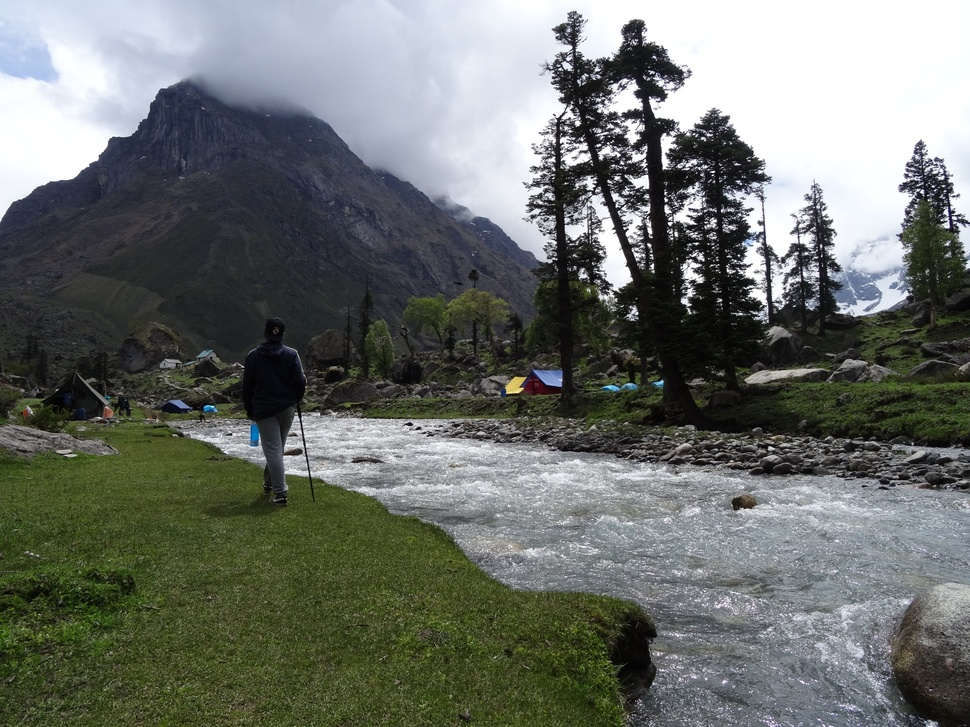
#> input picture vishal/image.JPG, 970 x 727 px, shrunk from 2048 x 1536 before the run, given in place of the camera
$ python video.py
#> lines starting #> are read from the running program, lines starting #| are printed output that depends on the picture; after the words box and inside, x2 and y2 are one past the last pixel; in counts of white or black regions, pixels touching at a corner belong together
import numpy as np
import cv2

cap = cv2.VideoCapture(0)

for i in range(20):
    cap.set(cv2.CAP_PROP_EXPOSURE,0)
    cap.set(cv2.CAP_PROP_CONTRAST,13)
    ret,frame = cap.read()
#> this loop made 20 passes
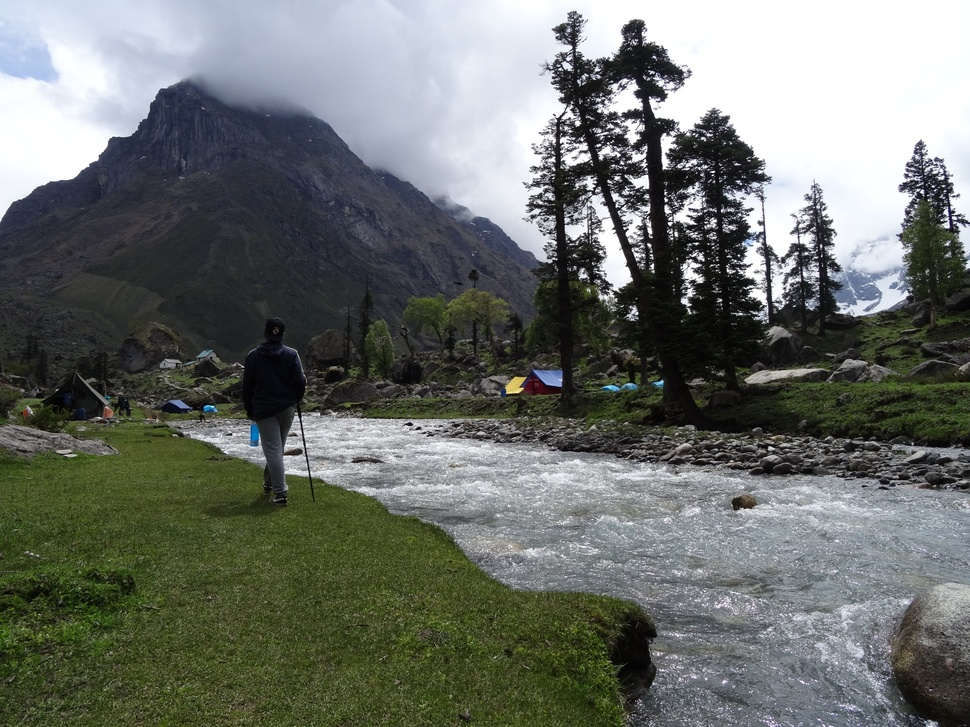
#> input picture vishal/image.JPG, 970 x 727 px, shrunk from 2048 x 1536 before the run, given in place of the camera


kernel = np.array((3,3),np.uint8)
frame_gray = cv2.cvtColor(frame,cv2.COLOR_BGR2GRAY)
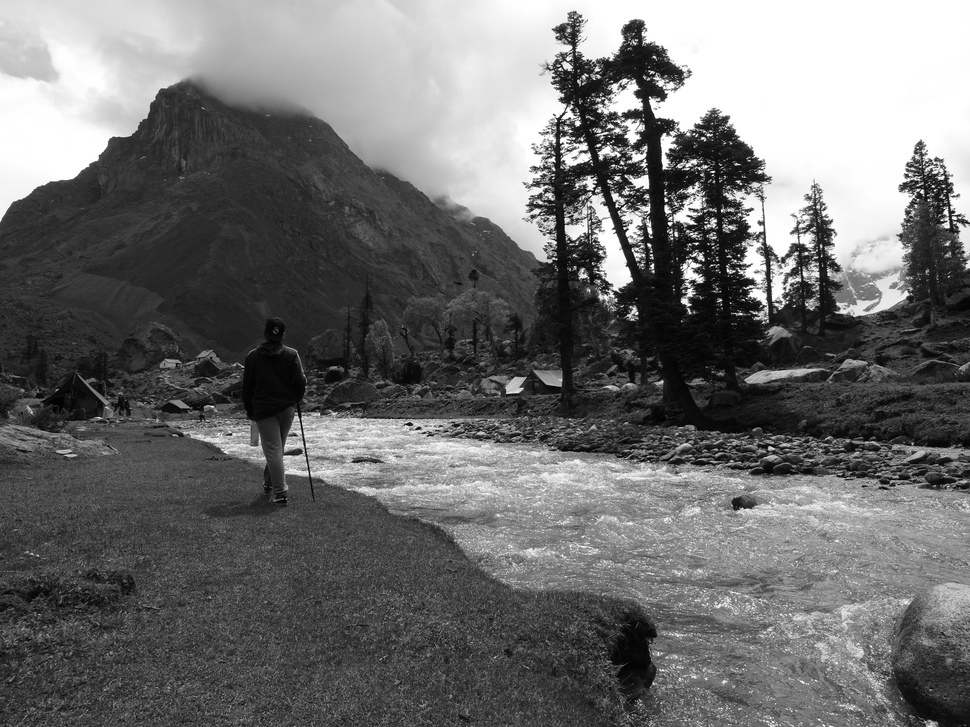
#> frame_gray: shape (727, 970); min 0, max 255, mean 110.5
#> frame is the input picture: shape (727, 970, 3); mean B, G, R 107.4, 112.3, 108
ret,threshold = cv2.threshold(frame_gray,100,255,cv2.THRESH_BINARY)
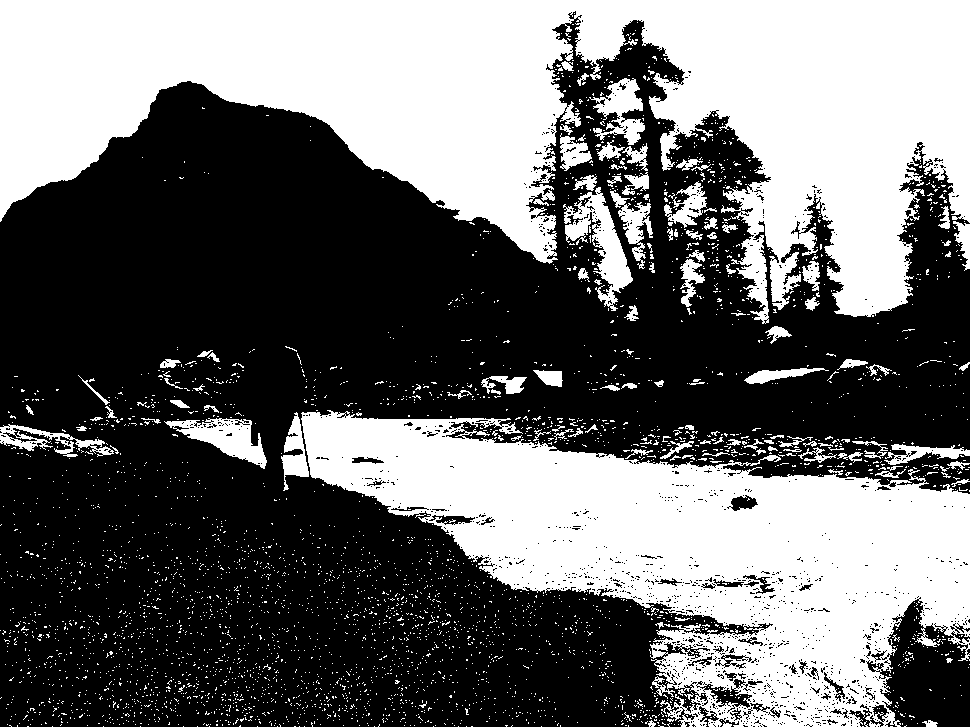
#> threshold: shape (727, 970); 41.9% white; 3871 white regions (3748 under 20 px), largest, box (x1, y1, x2, y2) and area: (0, 0, 970, 324) 162038, (301, 410, 970, 727) 102520, (563, 187, 633, 311) 3065
opening = cv2.morphologyEx(threshold,cv2.MORPH_OPEN,kernel)
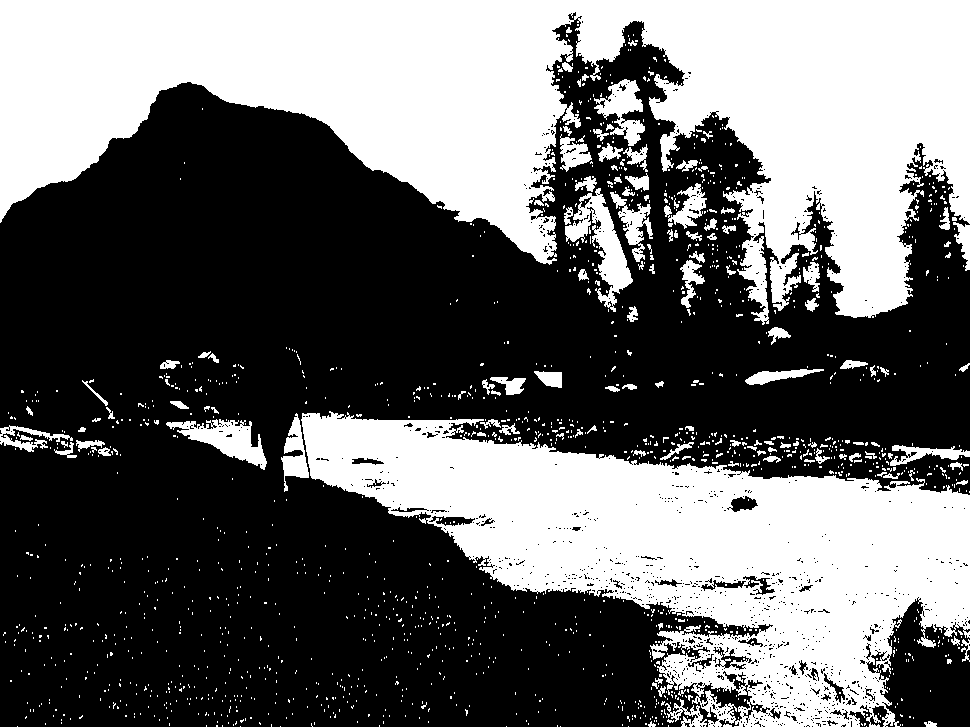
#> opening: shape (727, 970); 40.9% white; 1527 white regions (1393 under 20 px), largest, box (x1, y1, x2, y2) and area: (0, 0, 970, 325) 162288, (301, 411, 970, 727) 99968, (565, 188, 633, 312) 2850

cv2.imshow('opening',opening)
cv2.waitKey(0)

cap.release()
cv2.destroyAllWindows()
